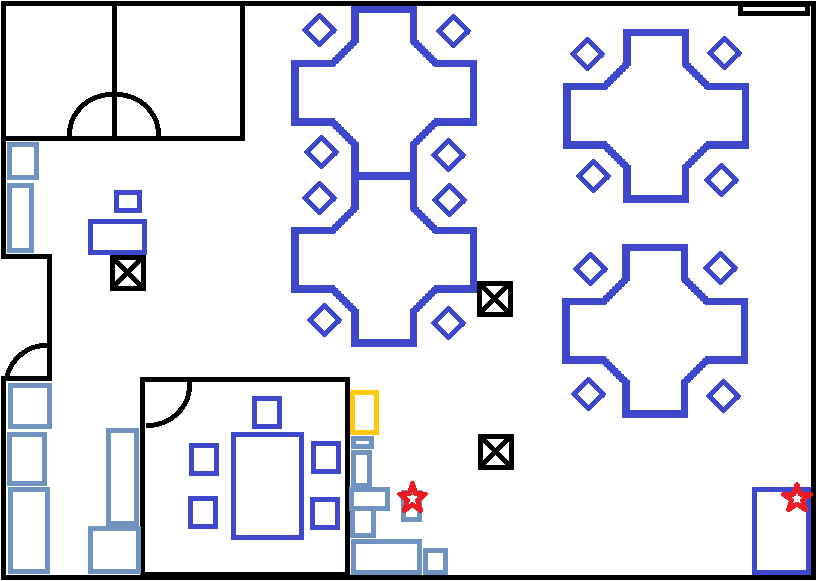
#> input picture tests/ShimmerOffice1.png, 818 x 581 px
$ python bgimg3.py
#> lines starting #> are read from the running program, lines starting #| are printed output that depends on the picture
import matplotlib.pyplot as plt
im = plt.imread("ShimmerOffice1.png")
#> im is the input picture: shape (581, 818, 4) float32; mean R, G, B, A 0.886, 0.889, 0.926, 1
implot = plt.imshow(im)

# put a blue dot at (10, 20)
plt.scatter([10], [20])

# put a red dot, size 40, at 2 locations:
plt.scatter(x=[30, 40], y=[50, 60], c='r', s=40)

plt.show()
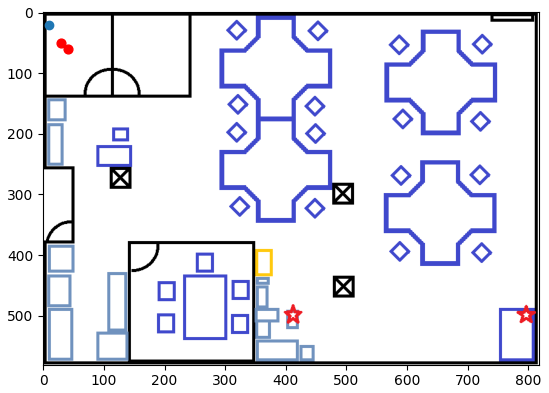
#> figure drawn by matplotlib, 1 panel
